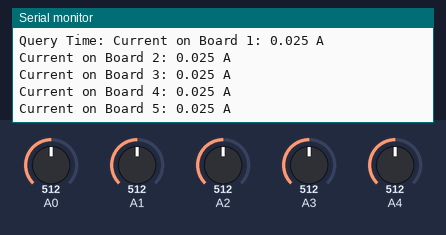
This sketch was run on a simulated Arduino Mega 2560, built with avr-gcc and run on an emulated ATmega2560. Shown: the last lines printed to the serial monitor. The inputs (shaded band) are chosen by the test bench; at power-on: A0 = 512, A1 = 512, A2 = 512, A3 = 512, A4 = 512. WiFi joins after 1.5 s; servers stay silent unless stated.

Above: at 1.4 s.
1.5 s: A0 set to 716
At 2.03 s:
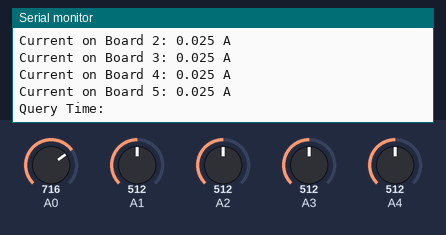
4.5 s: A1 set to 716
At 4.63 s:
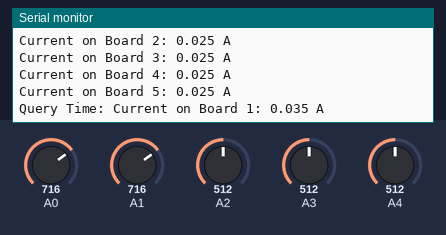
6.0 s: A2 set to 716
At 6.19 s:
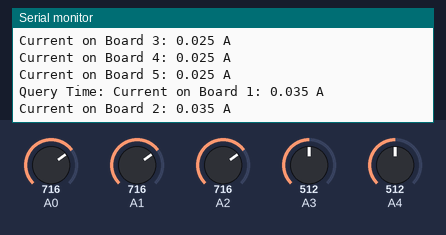
7.5 s: A3 set to 716
At 7.83 s:
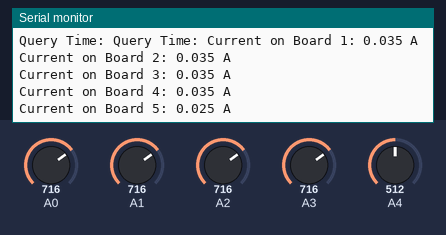
9.0 s: A4 set to 716
At 9.43 s:
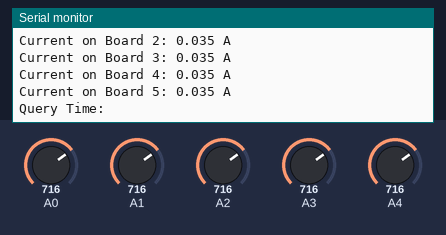
10.5 s: A0 set to 992
At 10.53 s:
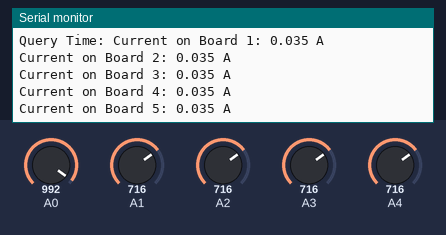
Timing chart, 0 to 13.0 s (numbered marks = the images above; inputs shaded):
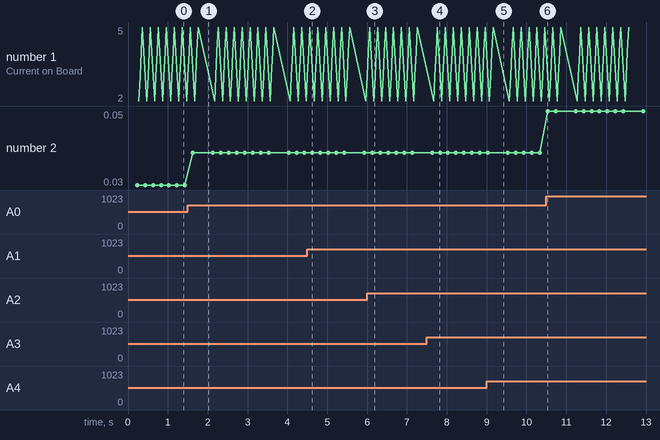

Measured:
- after the input at 1.5 s, the serial monitor: prints a new line after 0.13 s (image 1)
- after the input at 7.5 s, the serial monitor: prints a new line after 0.23 s (image 4)
- after the input at 9.0 s, the serial monitor: prints a new line after 0.16 s (image 5)
- plotted number 2: 0.03 → 0.04 after the input at 1.5 s, 0.04 → 0.05 after the input at 10.5 s

The sketch:

current_measure.ino
```cpp
//SetupControllino MAXI as a network server: https://forum.controllino.biz/viewtopic.php?t=2131
#include <SPI.h>
#include <Ethernet.h>
#include <Controllino.h>
#include <time.h>

#define NUM_DEV 1 //change the number of devices configured to output current
#define RS 10 // Shunt resistor value (in ohms)
#define VOLTAGE_REF 5 // Reference voltage for analog read
#define PORT 65432

// Global Variables
EthernetClient client;
byte mac_addr[] = {0x50, 0xD7, 0x53, 0x00, 0x0A, 0xF9}; //from contact at: info@controllino.biz....: 50 D7 53 00 0A F9
IPAddress my_ip(192, 168, 1, 253); //the ip address of the Controllino or each Arduino... does this set it?
IPAddress dg_ip(192, 168, 1, 254); //not needed, but oh well
IPAddress server_ip(192, 168, 1, 1); //the ip address of the server (plotter.py script)

void setup() {
  // Initialize Pins
  pinMode(CONTROLLINO_A0, INPUT);
  pinMode(CONTROLLINO_A1, INPUT);
  pinMode(CONTROLLINO_A2, INPUT);
  pinMode(CONTROLLINO_A3, INPUT);
  pinMode(CONTROLLINO_A4, INPUT);

  // Initialize Time
  Controllino_RTC_init(0);
  Controllino_SetTimeDate(1,1,1,00,0,0,0); // set initial values to the RTC chip to: January 1st, 2000 @ 0000

  // Initialize serial monitor
  Serial.begin(9600);
  establishServerConn();

  Serial.print("IP ADDRESS: ");
  Serial.println(Ethernet.localIP());
}

void loop() {
  Serial.print("Query Time: ");
  //Serial.println("%c:%c:%c", Controllino_GetHour(), Controllino_GetMinute(), Controllino_GetSecond());

  if(!client.connected()) {
    establishServerConn();
  } else {
    readSensors(); //read input and calculate currents
  }

  // Set Interval for Current Reads to 100ms
  delay(100);
}

void establishServerConn() {
  //Open up server connection in setup so that loop() can repeatedly use same connection
  Ethernet.begin(mac_addr, my_ip, dg_ip, dg_ip);

  int conn_status = client.connect(server_ip, PORT);
  //client.connect Returns a 1 or 0 for success or failure.
  if(conn_status == 0) {
    Serial.println("connection failed...");
  }
}

void readSensors() {
  // Read values from the INA169 board: supports 5 current readings because that's how the hardware on the Controllino is setup.
  float pinA0Raw = analogRead(CONTROLLINO_A0); // returns 0 to 1023, depending on power input
  float pinA1Raw = analogRead(CONTROLLINO_A1); // returns 0 to 1023, depending on power input
  float pinA2Raw = analogRead(CONTROLLINO_A2); // returns 0 to 1023, depending on power input
  float pinA3Raw = analogRead(CONTROLLINO_A3); // returns 0 to 1023, depending on power input
  float pinA4Raw = analogRead(CONTROLLINO_A4); // returns 0 to 1023, depending on power input

  // Remap the ADC value into a voltage number (5V external reference)
  float pinA0Val = (pinA0Raw * VOLTAGE_REF) / 1023;
  float pinA1Val = (pinA1Raw * VOLTAGE_REF) / 1023;
  float pinA2Val = (pinA2Raw * VOLTAGE_REF) / 1023;
  float pinA3Val = (pinA3Raw * VOLTAGE_REF) / 1023;
  float pinA4Val = (pinA4Raw * VOLTAGE_REF) / 1023;

  // Follow the equation given by the INA169 datasheet to
  // determine the current flowing through RS. Assume RL = 10k
  // Is = (Vout x 1k) / (RS x RL)
  float A0Current = pinA0Val / (10 * RS);
  float A1Current = pinA1Val / (10 * RS);
  float A2Current = pinA2Val / (10 * RS);
  float A3Current = pinA3Val / (10 * RS);
  float A4Current = pinA4Val / (10 * RS);

  // Output value (in amps) to the serial monitor to 3 decimal
  Serial.print("Current on Board 1: ");
  Serial.print(A0Current, 3);
  Serial.println(" A");

  Serial.print("Current on Board 2: ");
  Serial.print(A1Current, 3);
  Serial.println(" A");

  Serial.print("Current on Board 3: ");
  Serial.print(A2Current, 3);
  Serial.println(" A");

  Serial.print("Current on Board 4: ");
  Serial.print(A3Current, 3);
  Serial.println(" A");

  Serial.print("Current on Board 5: ");
  Serial.print(A4Current, 3);
  Serial.println(" A");

  //Send all collected current measurements to the server:
  //FORMAT:  DEVICE_ID TIME_STAMP CURRENT READING

  //Resource Used: https://www.arduino.cc/en/Reference/Ethernet
  //https://www.arduino.cc/reference/en/language/variables/data-types/stringobject/

  //String timeStamp = String(Controllino_GetHour()) + String(":") + String(Controllino_GetMinute()) + String(":") + String(Controllino_GetSecond());
  int timeStamp = 1;

  String A0_out = String("Board_1_A0") + String(" ") + String(timeStamp) + String(" ") + String(A0Current, 3);
  String A1_out = String("Board_2_A1") + String(" ") + String(timeStamp) + String(" ") + String(A1Current, 3);
  String A2_out = String("Board_3_A2") + String(" ") + String(timeStamp) + String(" ") + String(A2Current, 3);
  String A3_out = String("Board_4_A3") + String(" ") + String(timeStamp) + String(" ") + String(A3Current, 3);
  String A4_out = String("Board_5_A4") + String(" ") + String(timeStamp) + String(" ") + String(A4Current, 3);

  client.print(A0_out);
  client.print(A1_out);
  client.print(A2_out);
  client.print(A3_out);
  client.print(A4_out);
}
```
